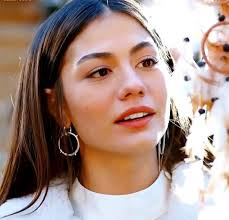
#> input picture images_.jpg, 229 x 220 px
$ jupyter execute 'Open cv.ipynb'
#> lines starting #> are read from the running program, lines starting #| are printed output that depends on the picture; after the words box and inside, x2 and y2 are one past the last pixel; in counts of white or black regions, pixels touching at a corner belong together
[cell 1]
import cv2 as cv

[cell 2]
import os

[cell 3]
import numpy as np

[cell 4]
# face detection

[cell 5]
img=cv.imread('images_.jpg')
#> img is the input picture: shape (220, 229, 3); mean B, G, R 135.1, 143.7, 168
cv.imshow('Beautiful woman',img)

# Window containing a background is appearing- black screen

[cell 6]
# hear_cascade.load('haarcascade_frontalface_default.xml')

[cell 7]
gray=cv.cvtColor(img,cv.COLOR_BGR2GRAY)
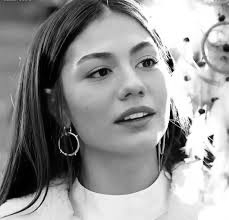
#> gray: shape (220, 229); min 0, max 255, mean 150
cv.imshow('Gray Picture',gray)

# gray screen will appear

hear_cascade=cv.CascadeClassifier(cv.data.haarcascades+'haarcascade_frontalface_default.xml')
# edges common in faces

faces_rect=hear_cascade.detectMultiScale(gray,scaleFactor=1.1,minNeighbors=3)
#> faces_rect = [[56, 12, 138, 138]]
print(f'Number of faces found={len(faces_rect)}')
#| Number of faces found=1

# Draw rectangle around the faces
for (x, y, w, h) in faces_rect:
    cv.rectangle(img, (x, y), (x+w, y+h), (0,255,0),thickness=2)
#> this loop made 1 pass
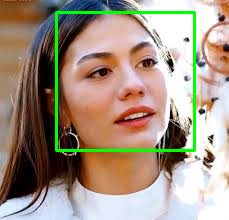
#> img: shape (220, 229, 3); 3.28% of pixels changed, all inside (x1, y1, x2, y2) = (55, 11, 196, 152)


# Display the output
cv.imshow('img', img)

cv.waitKey(120)
#> Out = 27

[cell 8]
cv.destroyAllWindows()

cv.waitKey(60)
#> Out = 27


# Close both the windows
